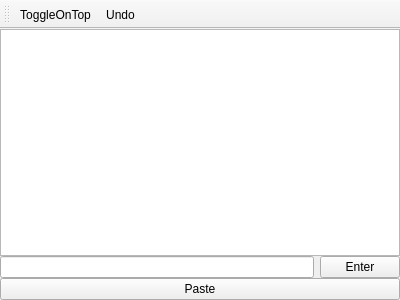
<?xml version="1.0" encoding="UTF-8"?>
<ui version="4.0">
 <class>MainWindow</class>
 <widget class="QMainWindow" name="MainWindow">
  <property name="geometry">
   <rect>
    <x>0</x>
    <y>0</y>
    <width>400</width>
    <height>300</height>
   </rect>
  </property>
  <property name="windowTitle">
   <string>MainWindow</string>
  </property>
  <widget class="QWidget" name="centralWidget">
   <layout class="QVBoxLayout" name="verticalLayout">
    <property name="spacing">
     <number>0</number>
    </property>
    <property name="leftMargin">
     <number>0</number>
    </property>
    <property name="topMargin">
     <number>0</number>
    </property>
    <property name="rightMargin">
     <number>0</number>
    </property>
    <property name="bottomMargin">
     <number>0</number>
    </property>
    <item>
     <widget class="QPlainTextEdit" name="logViewer"/>
    </item>
    <item>
     <layout class="QHBoxLayout" name="horizontalLayout">
      <item>
       <widget class="QLineEdit" name="lineEdit"/>
      </item>
      <item>
       <widget class="QPushButton" name="enterButton">
        <property name="text">
         <string>Enter</string>
        </property>
       </widget>
      </item>
     </layout>
    </item>
    <item>
     <widget class="QPushButton" name="Enter">
      <property name="text">
       <string>Paste</string>
      </property>
     </widget>
    </item>
   </layout>
  </widget>
  <widget class="QMenuBar" name="menuBar">
   <property name="geometry">
    <rect>
     <x>0</x>
     <y>0</y>
     <width>400</width>
     <height>21</height>
    </rect>
   </property>
  </widget>
  <widget class="QToolBar" name="mainToolBar">
   <attribute name="toolBarArea">
    <enum>TopToolBarArea</enum>
   </attribute>
   <attribute name="toolBarBreak">
    <bool>false</bool>
   </attribute>
   <addaction name="actionToggleOnTop"/>
   <addaction name="actionUndo"/>
  </widget>
  <action name="actionToggleOnTop">
   <property name="text">
    <string>ToggleOnTop</string>
   </property>
  </action>
  <action name="actionUndo">
   <property name="text">
    <string>Undo</string>
   </property>
  </action>
 </widget>
 <layoutdefault spacing="6" margin="11"/>
 <resources/>
 <connections/>
</ui>
